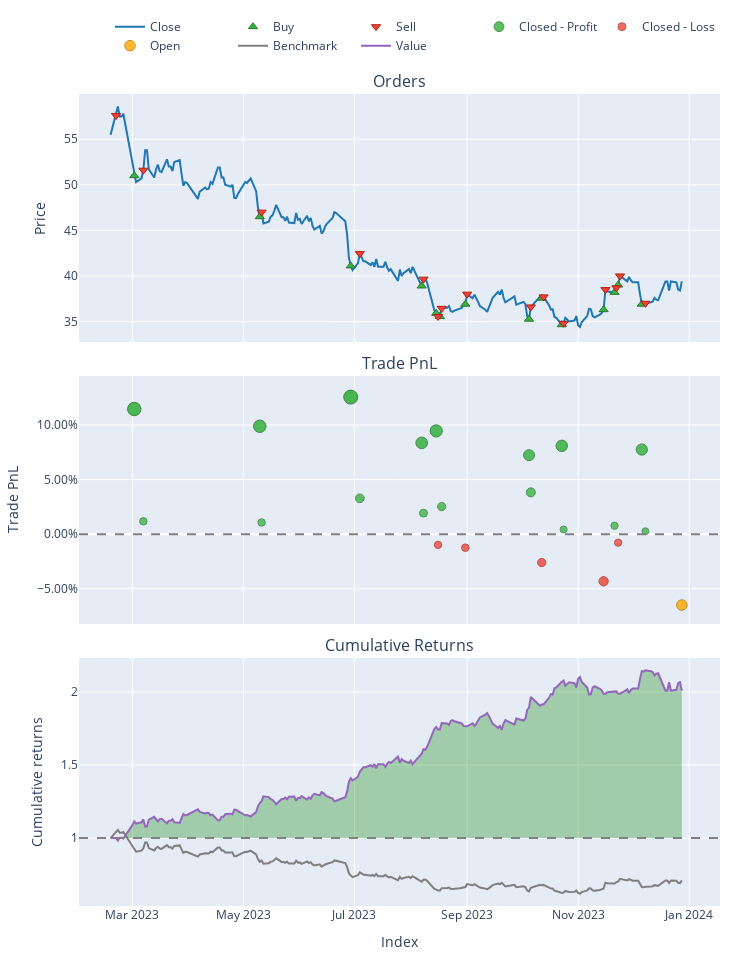

The code cell stored with this chart in its notebook:
### Markdown cell above
visualization

### Code cell
pf.plot().show()

### Figure 1 — Plotly figure (JSON) as saved in the notebook; plotly's stock layout.template omitted (floating-point values rounded to 4 significant figures; data arrays with more than 128 entries replaced by an {"elided": "..."} marker saying what was removed)
{"data": [{"legendgroup": "0", "line": {"color": "#1f77b4"}, "name": "Close", "showlegend": true, "type": "scatter", "uid": "3656faae-76e4-438d-ba02-02517cab4f5e", "x": {"elided": "213 str values"}, "xaxis": "x", "y": {"elided": "213 float values"}, "yaxis": "y"}, {"customdata": [[1, 3.922, 0], [3, 4.85, 0], [5, 6.095, 0], [7, 7.486, 0], [9, 8.959, 0], [11, 4.903, 0], [13, 4.903, 0], [15, 10.02, 0], [17, 5.37, 0], [19, 11.05, 0], [21, 5.972, 0], [23, 5.165, 0], [25, 5.179, 0], [27, 10.78, 0]], "hovertemplate": "Order Id: %{customdata[0]}<br>Timestamp: %{x}<br>Price: %{y}<br>Size: %{customdata[1]:.6f}<br>Fees: %{customdata[2]:.6f}", "legendgroup": "1", "marker": {"color": "#37B13F", "line": {"color": "rgb(38,123,44)", "width": 1}, "size": 8, "symbol": "triangle-up"}, "mode": "markers", "name": "Buy", "type": "scatter", "uid": "d075d0d3-78c2-4953-ace2-c6730b9dc32d", "x": ["2023-03-02T00:00:00", "2023-05-10T00:00:00", "2023-06-29T00:00:00", "2023-08-07T00:00:00", "2023-08-15T00:00:00", "2023-08-17T00:00:00", "2023-08-31T00:00:00", "2023-10-05T00:00:00", "2023-10-12T00:00:00", "2023-10-23T00:00:00", "2023-11-15T00:00:00", "2023-11-21T00:00:00", "2023-11-23T00:00:00", "2023-12-06T00:00:00"], "xaxis": "x", "y": [51, 46.5, 41.1, 38.9, 35.9, 35.55, 36.9, 35.25, 37.55, 34.65, 36.3, 38.2, 39, 36.9], "yaxis": "y"}, {"customdata": [[0, 1.736, 0], [2, 4.371, 0], [4, 5.33, 0], [6, 6.86, 0], [8, 8.112, 0], [10, 4.903, 0], [12, 9.807, 0], [14, 4.645, 0], [16, 10.74, 0], [18, 5.078, 0], [20, 11.94, 0], [22, 5.165, 0], [24, 5.179, 0], [26, 4.972, 0], [28, 11.61, 0]], "hovertemplate": "Order Id: %{customdata[0]}<br>Timestamp: %{x}<br>Price: %{y}<br>Size: %{customdata[1]:.6f}<br>Fees: %{customdata[2]:.6f}", "legendgroup": "2", "marker": {"color": "#EA4335", "line": {"color": "rgb(181,31,18)", "width": 1}, "size": 8, "symbol": "triangle-down"}, "mode": "markers", "name": "Sell", "type": "scatter", "uid": "7fd548ca-ffdb-40f8-8af7-a934bb364bed", "x": ["2023-02-20T00:00:00", "2023-03-07T00:00:00", "2023-05-11T00:00:00", "2023-07-04T00:00:00", "2023-08-08T00:00:00", "2023-08-16T00:00:00", "2023-08-18T00:00:00", "2023-09-01T00:00:00", "2023-10-06T00:00:00", "2023-10-13T00:00:00", "2023-10-24T00:00:00", "2023-11-16T00:00:00", "2023-11-22T00:00:00", "2023-11-24T00:00:00", "2023-12-08T00:00:00"], "xaxis": "x", "y": [57.6, 51.6, 47, 42.45, 39.65, 35.55, 36.45, 38, 36.6, 37.7, 34.8, 38.5, 38.7, 40, 37], "yaxis": "y"}, {"customdata": [[0, 0, 11.46, 0.1146], [1, 1, 1.311, 0.01176], [2, 2, 11.15, 0.09884], [3, 3, 1.332, 0.01075], [4, 4, 15.72, 0.1255], [5, 5, 4.63, 0.03285], [6, 6, 12.18, 0.08363], [7, 7, 3.042, 0.01928], [8, 8, 15.21, 0.09458], [10, 10, 4.413, 0.02532], [12, 12, 12.77, 0.07237], [13, 13, 7.25, 0.0383], [15, 15, 15.49, 0.0809], [16, 16, 0.8958, 0.004329], [18, 18, 1.55, 0.007792], [20, 20, 15.41, 0.0775], [21, 21, 0.5807, 0.00271]], "hovertemplate": "Exit Trade Id: %{customdata[0]}<br>Position Id: %{customdata[1]}<br>Exit Timestamp: %{x}<br>PnL: %{customdata[2]:.6f}<br>Return: %{customdata[3]:.2%}", "legendgroup": "3", "marker": {"color": "#37B13F", "line": {"color": "rgb(38,123,44)", "width": 1}, "opacity": [0.8866, 0.7611, 0.8674, 0.7598, 0.9, 0.7868, 0.8488, 0.7702, 0.8622, 0.7776, 0.8351, 0.7935, 0.8455, 0.752, 0.7562, 0.8413, 0.75], "size": [13.38, 7.516, 12.48, 7.458, 14, 8.718, 11.61, 7.944, 12.24, 8.288, 10.97, 9.028, 11.46, 7.092, 7.29, 11.26, 7], "symbol": "circle"}, "mode": "markers", "name": "Closed - Profit", "type": "scatter", "uid": "9f822332-16c1-4c83-9532-44db28fc7565", "x": ["2023-03-02T00:00:00", "2023-03-07T00:00:00", "2023-05-10T00:00:00", "2023-05-11T00:00:00", "2023-06-29T00:00:00", "2023-07-04T00:00:00", "2023-08-07T00:00:00", "2023-08-08T00:00:00", "2023-08-15T00:00:00", "2023-08-18T00:00:00", "2023-10-05T00:00:00", "2023-10-06T00:00:00", "2023-10-23T00:00:00", "2023-10-24T00:00:00", "2023-11-21T00:00:00", "2023-12-06T00:00:00", "2023-12-08T00:00:00"], "xaxis": "x2", "y": [0.1146, 0.01176, 0.09884, 0.01075, 0.1255, 0.03285, 0.08363, 0.01928, 0.09458, 0.02532, 0.07237, 0.0383, 0.0809, 0.004329, 0.007792, 0.0775, 0.00271], "yaxis": "y2"}, {"customdata": [[9, 9, -1.716, -0.009749], [11, 11, -2.206, -0.01235], [14, 14, -5.102, -0.02596], [17, 17, -8.958, -0.0431], [19, 19, -1.554, -0.007752]], "hovertemplate": "Exit Trade Id: %{customdata[0]}<br>Position Id: %{customdata[1]}<br>Exit Timestamp: %{x}<br>PnL: %{customdata[2]:.6f}<br>Return: %{customdata[3]:.2%}", "legendgroup": "4", "marker": {"color": "#EA4335", "line": {"color": "rgb(181,31,18)", "width": 1}, "opacity": [0.7586, 0.7618, 0.7784, 0.7993, 0.7562], "size": [7.401, 7.549, 8.325, 9.302, 7.287], "symbol": "circle"}, "mode": "markers", "name": "Closed - Loss", "type": "scatter", "uid": "d5cbd046-46e7-4154-b5d5-7cbce0ef2040", "x": ["2023-08-16T00:00:00", "2023-08-31T00:00:00", "2023-10-12T00:00:00", "2023-11-15T00:00:00", "2023-11-23T00:00:00"], "xaxis": "x2", "y": [-0.009749, -0.01235, -0.02596, -0.0431, -0.007752], "yaxis": "y2"}, {"customdata": [[22, 22, -13.94, -0.06486]], "hovertemplate": "Exit Trade Id: %{customdata[0]}<br>Position Id: %{customdata[1]}<br>Exit Timestamp: %{x}<br>PnL: %{customdata[2]:.6f}<br>Return: %{customdata[3]:.2%}", "legendgroup": "5", "marker": {"color": "#FFAA00", "line": {"color": "rgb(178,118,0)", "width": 1}, "opacity": [0.8259], "size": [10.54], "symbol": "circle"}, "mode": "markers", "name": "Open", "type": "scatter", "uid": "36b75572-0713-4649-ae43-6d88f34da9d2", "x": ["2023-12-28T00:00:00"], "xaxis": "x2", "y": [-0.06486], "yaxis": "y2"}, {"legendgroup": "6", "line": {"color": "#7f7f7f"}, "name": "Benchmark", "showlegend": true, "type": "scatter", "uid": "98d6a494-6722-4b57-b362-e27d8a376008", "x": {"elided": "213 str values"}, "xaxis": "x3", "y": {"elided": "213 float values"}, "yaxis": "y3"}, {"hoverinfo": "skip", "legendgroup": "7", "line": {"color": "rgba(0, 0, 0, 0)", "width": 0}, "opacity": 0, "showlegend": false, "type": "scatter", "uid": "9bbc3797-e0de-402f-9e73-ce958d587abe", "x": {"elided": "213 str values"}, "xaxis": "x3", "y": {"elided": "213 int values"}, "yaxis": "y3"}, {"connectgaps": false, "fill": "tonexty", "fillcolor": "rgba(0, 128, 0, 0.3)", "hoverinfo": "skip", "legendgroup": "7", "line": {"color": "rgba(0, 0, 0, 0)", "width": 0}, "opacity": 0, "showlegend": false, "type": "scatter", "uid": "f8fc3f34-5963-49bc-b547-29029ec09467", "x": {"elided": "213 str values"}, "xaxis": "x3", "y": {"elided": "213 float values"}, "yaxis": "y3"}, {"hoverinfo": "skip", "legendgroup": "7", "line": {"color": "rgba(0, 0, 0, 0)", "width": 0}, "opacity": 0, "showlegend": false, "type": "scatter", "uid": "930a4e18-a3b0-4bed-bf0e-e50a2a975889", "x": {"elided": "213 str values"}, "xaxis": "x3", "y": {"elided": "213 int values"}, "yaxis": "y3"}, {"connectgaps": false, "fill": "tonexty", "fillcolor": "rgba(255, 0, 0, 0.3)", "hoverinfo": "skip", "legendgroup": "7", "line": {"color": "rgba(0, 0, 0, 0)", "width": 0}, "opacity": 0, "showlegend": false, "type": "scatter", "uid": "9bff495c-c796-45e5-9a1a-6499d1fcc631", "x": {"elided": "213 str values"}, "xaxis": "x3", "y": {"elided": "213 float values"}, "yaxis": "y3"}, {"legendgroup": "8", "line": {"color": "#9467bd"}, "name": "Value", "showlegend": true, "type": "scatter", "uid": "15ce0ab4-af8a-4c97-8c87-1c8d32e258d9", "x": {"elided": "213 str values"}, "xaxis": "x3", "y": {"elided": "213 float values"}, "yaxis": "y3"}, {"hoverinfo": "skip", "legendgroup": "7", "line": {"color": "rgba(0, 0, 0, 0)", "width": 0}, "opacity": 0, "showlegend": false, "type": "scatter", "uid": "9a0ff73e-3171-4347-9fed-df786b16d0d3", "x": {"elided": "213 str values"}, "xaxis": "x3", "y": {"elided": "213 int values"}, "yaxis": "y3"}], "layout": {"annotations": [{"font": {"size": 16}, "showarrow": false, "text": "Orders", "x": 0.5, "xanchor": "center", "xref": "paper", "y": 1, "yanchor": "bottom", "yref": "paper"}, {"font": {"size": 16}, "showarrow": false, "text": "Trade PnL", "x": 0.5, "xanchor": "center", "xref": "paper", "y": 0.6528, "yanchor": "bottom", "yref": "paper"}, {"font": {"size": 16}, "showarrow": false, "text": "Cumulative Returns", "x": 0.5, "xanchor": "center", "xref": "paper", "y": 0.3056, "yanchor": "bottom", "yref": "paper"}], "height": 960, "legend": {"orientation": "h", "traceorder": "normal", "x": 1, "xanchor": "right", "y": 1.042, "yanchor": "bottom"}, "margin": {"b": 30, "l": 30, "r": 30, "t": 30}, "shapes": [{"line": {"color": "gray", "dash": "dash"}, "type": "line", "x0": 0, "x1": 1, "xref": "paper", "y0": 0, "y1": 0, "yref": "y2"}, {"line": {"color": "gray", "dash": "dash"}, "type": "line", "x0": 0, "x1": 1, "xref": "paper", "y0": 1, "y1": 1, "yref": "y3"}], "showlegend": true, "width": 750, "xaxis": {"anchor": "y", "domain": [0, 1], "matches": "x3", "showticklabels": false}, "xaxis2": {"anchor": "y2", "domain": [0, 1], "matches": "x3", "showticklabels": false}, "xaxis3": {"anchor": "y3", "domain": [0, 1], "title": {"text": "Index"}}, "yaxis": {"anchor": "x", "domain": [0.6944, 1], "title": {"text": "Price"}}, "yaxis2": {"anchor": "x2", "domain": [0.3472, 0.6528], "tickformat": ".2%", "title": {"text": "Trade PnL"}}, "yaxis3": {"anchor": "x3", "domain": [0, 0.3056], "title": {"text": "Cumulative returns"}}}}
